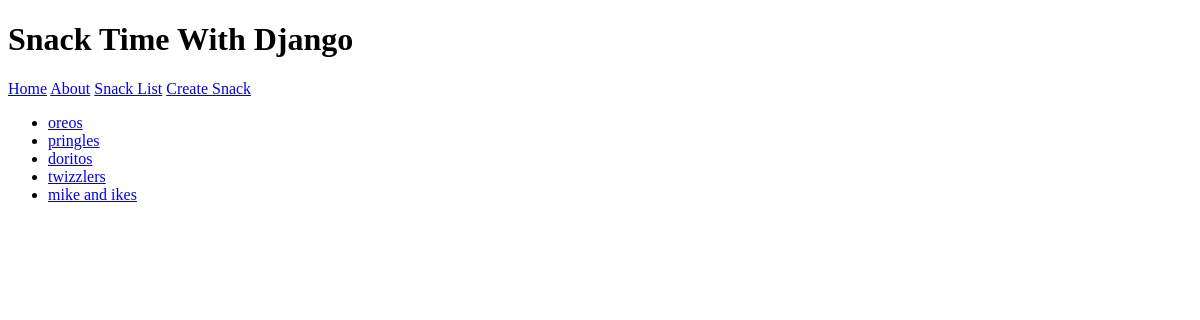
The page /snacks on the database as committed earlier.
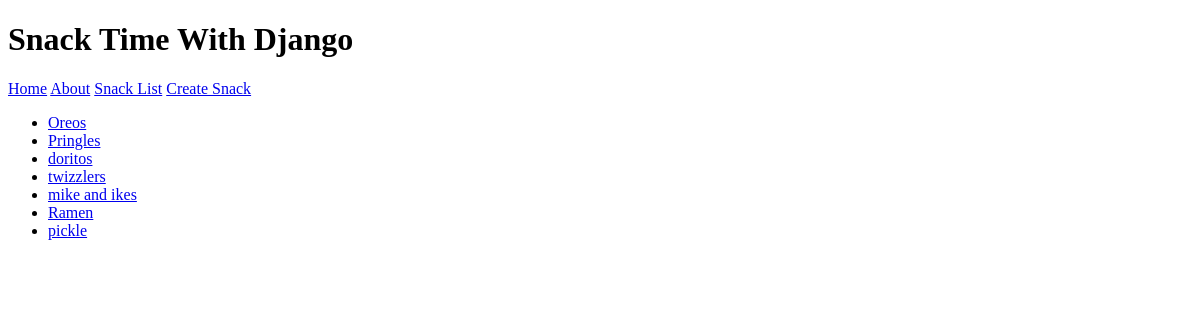
The same page on the database as committed later.
### snacks/models.py (models this page shows, shortened)
class Snack(models.Model):
  name = models.CharField(max_length=64)
  purchaser = models.ForeignKey(get_user_model(), on_delete=models.CASCADE)
  description = models.TextField()

### snacks/views.py (the view)
# urls.py: path("snacks", SnackListView.as_view(), name='snack_list'),
class SnackListView(ListView):
  template_name = 'snack_list.html'
  model = Snack

### templates/snack_list.html
{% extends 'base.html' %}
{% block content %}
<ul>
  {% for snack in object_list%}
  <li>
    <a href="{% url 'snack_detail' snack.pk %}">{{ snack.name }}</a>
  </li>
  {% endfor %}
</ul>
{% endblock content %}

### templates/base.html (shortened to what this page needs)
<!DOCTYPE html>
<html lang="en">
<head>
</head>
<body>
  <header>
    <h1>Snack Time With Django</h1>
    <nav>
      <a href="{%  url 'home' %}">Home</a>
      <a href="{%  url 'about' %}">About</a>
      <a href="{%  url 'snack_list' %}">Snack List</a>
      <a href="{%  url 'snack_create' %}">Create Snack</a>
    </nav>
  </header>
    {% block content %}{% endblock content %}
</body>
</html>

Rows that differ between the two databases and show on the page:
changed Snack: name "oreos" → "Oreos"
changed Snack: name "pringles" → "Pringles"
added Snack: name "Ramen"
added Snack: name "pickle"
